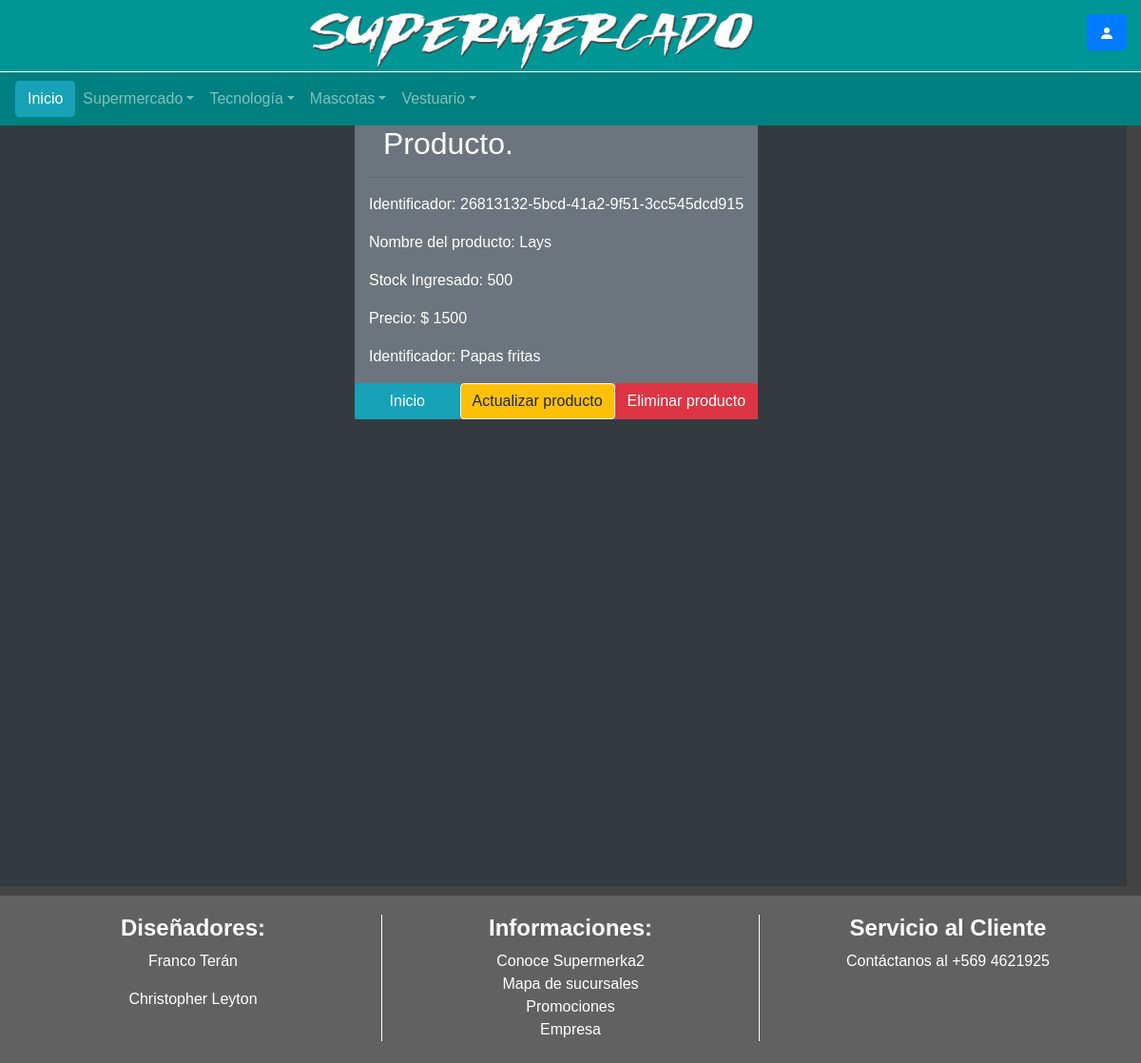
The page /supermercado/producto/26813132-5bcd-41a2-9f51-3cc545dcd915/ on the database its author committed.
### supermercado/models.py (models this page shows, shortened)
class Producto(models.Model):
   id_producto=models.UUIDField('Identificador Producto',primary_key=True,default=uuid.uuid4)
   nombreP=models.CharField('Nombre del Producto',max_length=50,null=False)
   stock=models.BigIntegerField('Stock', null=False)
   precio=models.BigIntegerField('Precio',null=False)
   imagen=models.ImageField(upload_to='img/',null=False)
   id_tipo=models.ForeignKey('TipoProducto',null=True,on_delete=models.RESTRICT, blank=True)

class TipoProducto(models.Model):
	id_tipo=models.UUIDField(primary_key=True,default=uuid.uuid4)
	tipo=models.CharField('Nombre tipo de producto',null=False,max_length=50)
	def __str__(self):
		return self.tipo

### supermercado/views.py (the view)
# urls.py: path('producto/<uuid:pk>/', views.ProductoDetailView.as_view(), name="producto-detail"),
class ProductoDetailView(generic.DetailView):
    model = Producto

### supermercado/templates/supermercado/producto_detail.html
{%extends "base_generic.html"%}
{%block content%}
<div class="row justify-content-center bg-dark vh-100 col-12 ">
    <div >
        <div class="container  bg-secondary">
            <div class="text-white col-md-12">
                <h2>Producto.</h2>
            </div>
            <hr>
            <div class="text-white">
                <p> Identificador: {{producto.id_producto}}</p>
                <p> Nombre del producto: {{producto.nombreP}}</p>
                <p> Stock Ingresado: {{producto.stock}}</p>
                <p> Precio: $ {{producto.precio}}</p>
                <p> Identificador: {{producto.id_tipo | capfirst}}</p>
            </div>
            <div class=" row  justify-content-center ">
                <a href="{% url 'index' %}" class="btn btn-info col"> Inicio </a>
                <a href="{% url 'producto_update' pk=producto.pk %}" class="btn btn-warning col" style="border: 1px whitesmoke groove"> Actualizar producto</a>
                <a href="{% url 'producto_delete' pk=producto.pk %}" class="btn btn-danger col"> Eliminar producto </a>
            </div>
        </div>
    </div>
</div>
{%endblock%}

### rows shown on the page
Producto: id_producto "26813132-5bcd-41a2-9f51-3cc545dcd915", nombreP "Lays", stock "500", precio "1500", id_tipo "Papas fritas"
